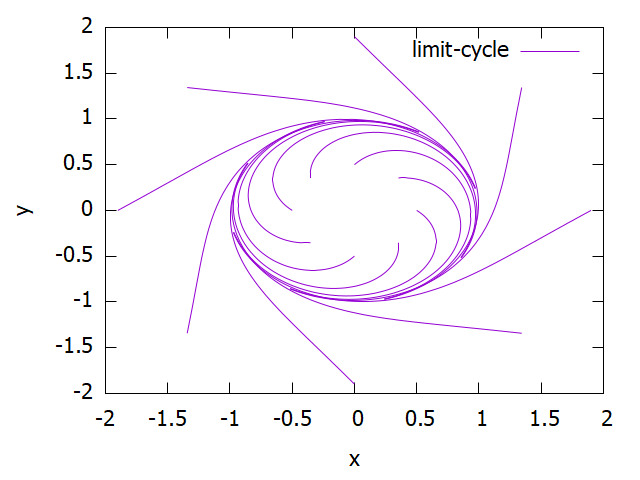

This chart was generated by the following gnuplot code:
set xrange [-2:2]
set yrange [-2:2]
set xlabel "x" 
set ylabel "y"
set terminal png
set output 'limit-cycle-1.png'
set parametric
plot 'limit-cycle-1.txt' with lines smooth bezier title "limit-cycle"